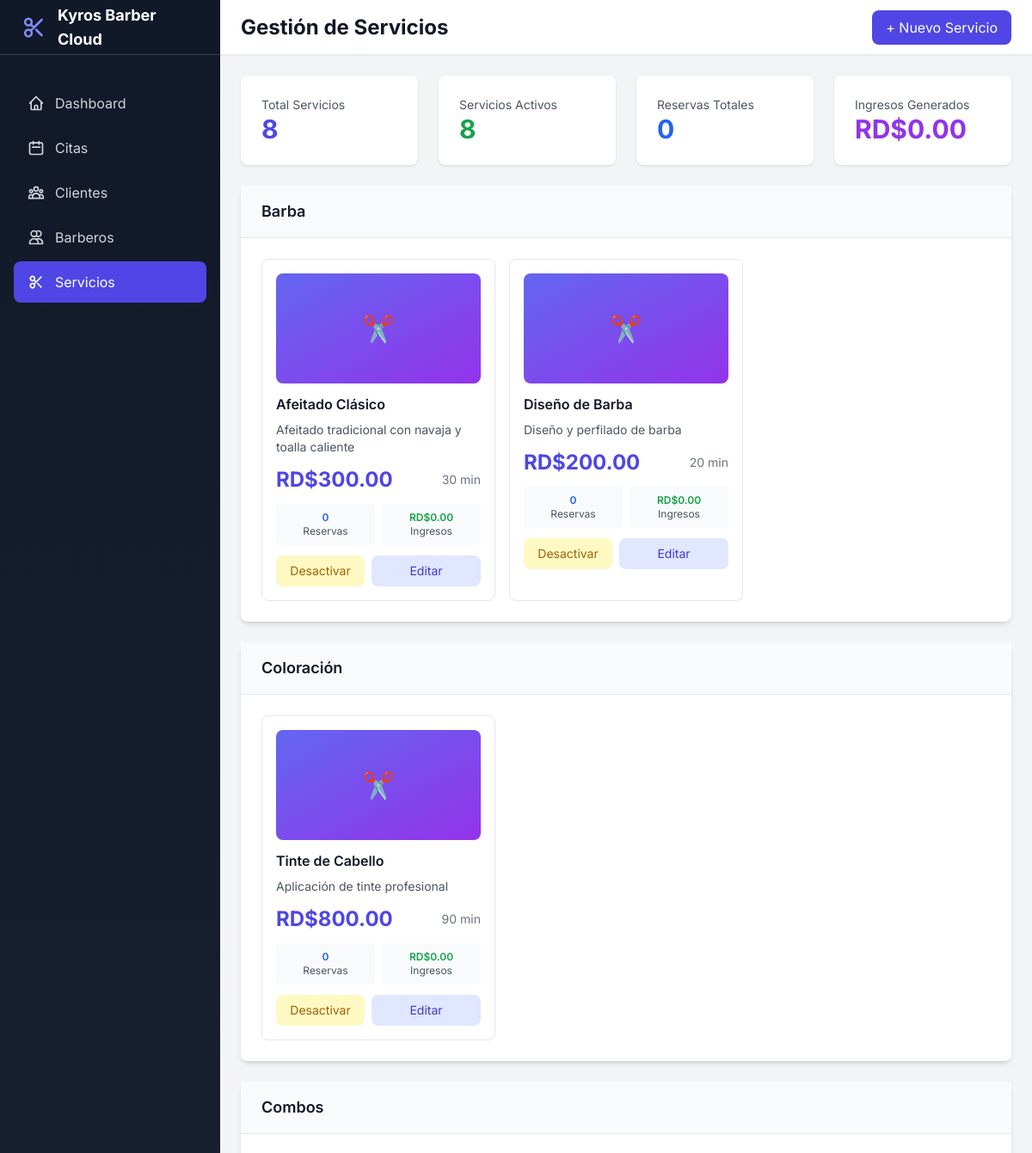
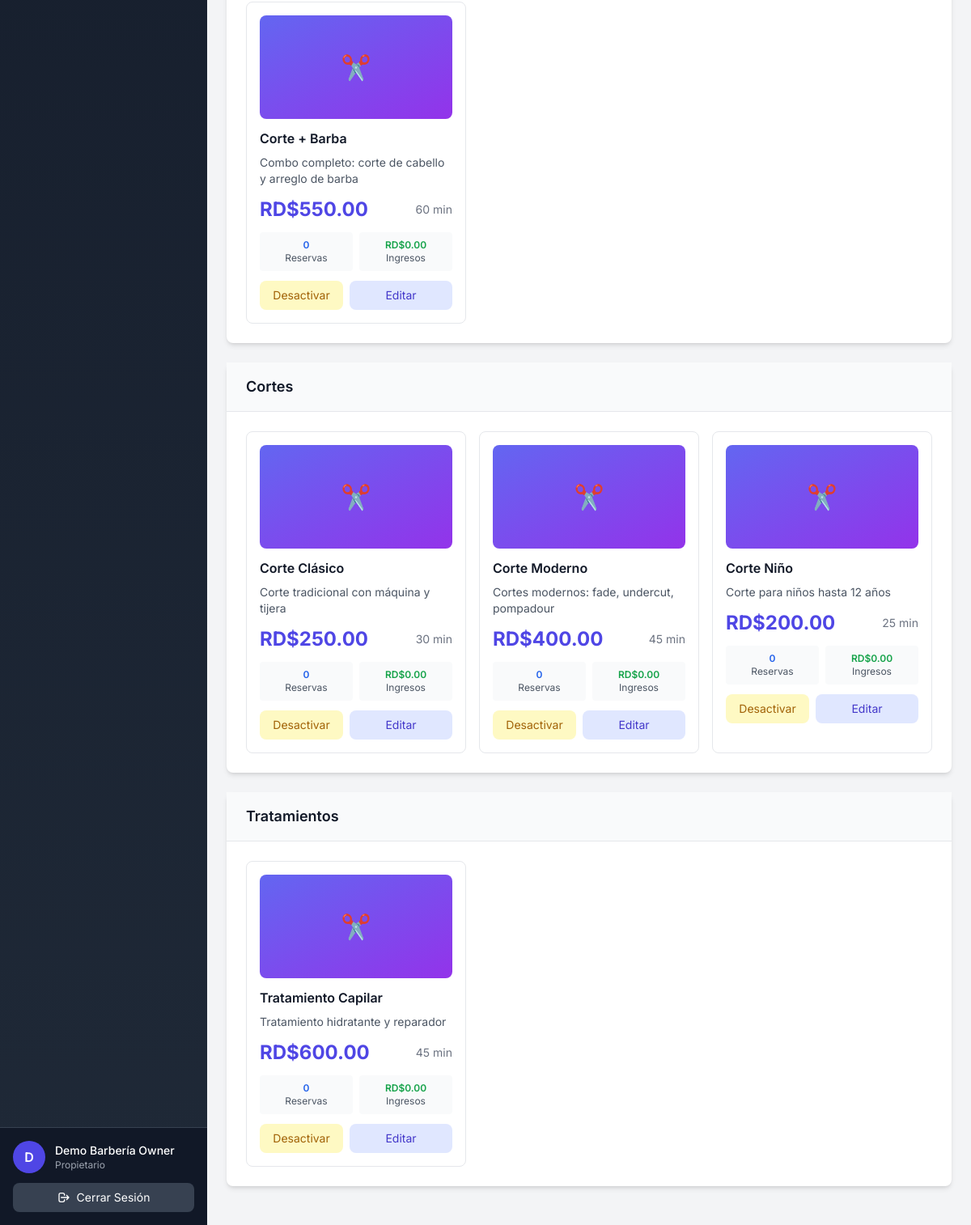
/dashboard/services.php (signed in), run on the app's committed database (2 pictures, top to bottom).
### tables this page shows
CREATE TABLE services (
    id INT AUTO_INCREMENT PRIMARY KEY,
    barbershop_id INT NOT NULL,
    name VARCHAR(255) NOT NULL,
    description TEXT,
    duration INT NOT NULL COMMENT 'Duración en minutos',
    price DECIMAL(10, 2) NOT NULL,
    image VARCHAR(255),
    category VARCHAR(100),
    is_active BOOLEAN DEFAULT TRUE,
    display_order INT DEFAULT 0,
    created_at TIMESTAMP DEFAULT CURRENT_TIMESTAMP,
    updated_at TIMESTAMP DEFAULT CURRENT_TIMESTAMP ON UPDATE CURRENT_TIMESTAMP,
    FOREIGN KEY (barbershop_id) REFERENCES barbershops(id) ON DELETE CASCADE,
    INDEX idx_barbershop (barbershop_id),
    INDEX idx_active (is_active)
);

### core/Database.php (called while the page is built, shortened)
<?php
class Database {
    private static $instance = null;
    private $connection;
    private function __construct() {
        try {
            $dsn = "mysql:host=" . DB_HOST . ";dbname=" . DB_NAME . ";charset=" . DB_CHARSET;
            $options = [
                PDO::ATTR_ERRMODE => PDO::ERRMODE_EXCEPTION,
                PDO::ATTR_DEFAULT_FETCH_MODE => PDO::FETCH_ASSOC,
                PDO::ATTR_EMULATE_PREPARES => false,
            ];
            $this->connection = new PDO($dsn, DB_USER, DB_PASS, $options);
        } catch (PDOException $e) {
            if (ENVIRONMENT === 'development') {
                die("Error de conexión: " . $e->getMessage());
            } else {
                die("Error de conexión a la base de datos");
            }
        }
    }
    public static function getInstance() {
        if (self::$instance === null) {
            self::$instance = new self();
        }
        return self::$instance;
    }
    public function query($sql, $params = []) {
        try {
            $stmt = $this->connection->prepare($sql);
            $stmt->execute($params);
            return $stmt;
        } catch (PDOException $e) {
            error_log("Database Query Error: " . $e->getMessage());
            throw $e;
        }
    }
    public function fetchAll($sql, $params = []) {
        return $this->query($sql, $params)->fetchAll();
    }
}

### core/Helpers.php (called while the page is built, shortened)
<?php
function e($string) {
    return htmlspecialchars($string, ENT_QUOTES, 'UTF-8');
}
function formatPrice($amount) {
    return 'RD$' . number_format($amount, 2, '.', ',');
}

### dashboard/services.php (the view, shortened to what this page needs)
<?php
require_once BASE_PATH . '/core/Database.php';
require_once BASE_PATH . '/core/Helpers.php';
$db = Database::getInstance();
$barbershopId = $_SESSION['barbershop_id'];
$editService = null;
$services = $db->fetchAll("
    SELECT
        s.*,
        COUNT(DISTINCT a.id) as total_bookings,
        COALESCE(SUM(a.price), 0) as total_revenue
    FROM services s
    LEFT JOIN appointments a ON s.id = a.service_id AND a.status = 'completed'
    WHERE s.barbershop_id = ?
    GROUP BY s.id
    ORDER BY s.category, s.display_order, s.name
", [$barbershopId]);
$servicesByCategory = [];
foreach ($services as $service) {
    $cat = $service['category'] ?: 'General';
    if (!isset($servicesByCategory[$cat])) {
        $servicesByCategory[$cat] = [];
    }
    $servicesByCategory[$cat][] = $service;
}
include BASE_PATH . '/includes/header.php';
?>
<div class="min-h-screen bg-gray-100" x-data="{ sidebarOpen: false, showModal: false, showEditModal: <?php echo $editService ? 'true' : 'false'; ?> }">
    <?php include BASE_PATH . '/includes/sidebar-owner.php'; ?>
    <div class="lg:pl-64">
        <div class="sticky top-0 z-40 flex h-16 bg-white border-b border-gray-200 shadow-sm">
            <div class="flex items-center justify-between flex-1 px-4 sm:px-6">
                <h1 class="text-2xl font-bold text-gray-900">Gestión de Servicios</h1>
                <button @click="showModal = true" class="px-4 py-2 bg-indigo-600 text-white rounded-lg hover:bg-indigo-700">
                    + Nuevo Servicio
                </button>
            </div>
        </div>
        <main class="p-6">
            <div class="grid grid-cols-1 md:grid-cols-4 gap-6 mb-6">
                <div class="bg-white rounded-lg shadow p-6">
                    <p class="text-sm text-gray-600">Total Servicios</p>
                    <p class="text-3xl font-bold text-indigo-600"><?php echo count($services); ?></p>
                </div>
                <div class="bg-white rounded-lg shadow p-6">
                    <p class="text-sm text-gray-600">Servicios Activos</p>
                    <p class="text-3xl font-bold text-green-600">
                        <?php echo count(array_filter($services, fn($s) => $s['is_active'])); ?>
                    </p>
                </div>
                <div class="bg-white rounded-lg shadow p-6">
                    <p class="text-sm text-gray-600">Reservas Totales</p>
                    <p class="text-3xl font-bold text-blue-600">
                        <?php echo array_sum(array_column($services, 'total_bookings')); ?>
                    </p>
                </div>
                <div class="bg-white rounded-lg shadow p-6">
                    <p class="text-sm text-gray-600">Ingresos Generados</p>
                    <p class="text-3xl font-bold text-purple-600">
                        <?php echo formatPrice(array_sum(array_column($services, 'total_revenue'))); ?>
                    </p>
                </div>
            </div>
            <?php foreach ($servicesByCategory as $category => $categoryServices): ?>
            <div class="bg-white rounded-lg shadow-md mb-6">
                <div class="px-6 py-4 border-b border-gray-200 bg-gray-50">
                    <h2 class="text-lg font-semibold text-gray-900"><?php echo e($category); ?></h2>
                </div>
                <div class="p-6">
                    <div class="grid grid-cols-1 md:grid-cols-2 lg:grid-cols-3 gap-4">
                        <?php foreach ($categoryServices as $service): ?>
                        <div class="border border-gray-200 rounded-lg p-4 hover:shadow-lg transition <?php echo !$service['is_active'] ? 'opacity-50' : ''; ?>">
                            <?php if ($service['image']): ?>
                            <img src="<?php echo asset($service['image']); ?>" class="w-full h-32 object-cover rounded-lg mb-3" alt="<?php echo e($service['name']); ?>">
                            <?php else: ?>
                            <div class="w-full h-32 bg-gradient-to-br from-indigo-500 to-purple-600 rounded-lg mb-3 flex items-center justify-center text-white text-3xl">
                                ✂️
                            </div>
                            <?php endif; ?>
                            <h3 class="font-semibold text-gray-900 mb-2"><?php echo e($service['name']); ?></h3>
                            <p class="text-sm text-gray-600 mb-3 line-clamp-2"><?php echo e($service['description']); ?></p>
                            <div class="flex items-center justify-between mb-3">
                                <span class="text-2xl font-bold text-indigo-600"><?php echo formatPrice($service['price']); ?></span>
                                <span class="text-sm text-gray-500"><?php echo $service['duration']; ?> min</span>
                            </div>
                            <div class="grid grid-cols-2 gap-2 text-xs text-gray-600 mb-3">
                                <div class="bg-gray-50 rounded p-2 text-center">
                                    <p class="font-semibold text-blue-600"><?php echo $service['total_bookings']; ?></p>
                                    <p>Reservas</p>
                                </div>
                                <div class="bg-gray-50 rounded p-2 text-center">
                                    <p class="font-semibold text-green-600"><?php echo formatPrice($service['total_revenue']); ?></p>
                                    <p>Ingresos</p>
                                </div>
                            </div>
                            <div class="flex space-x-2">
                                <form method="POST" class="flex-1">
                                    <button type="submit" class="w-full px-3 py-2 text-sm rounded-lg
                                        <?php echo $service['is_active'] ? 'bg-yellow-100 text-yellow-700 hover:bg-yellow-200' : 'bg-green-100 text-green-700 hover:bg-green-200'; ?>">
                                        <?php echo $service['is_active'] ? 'Desactivar' : 'Activar'; ?>
                                    </button>
                                </form>
                                <a href="?edit=<?php echo $service['id']; ?>" class="flex-1 px-3 py-2 text-sm bg-indigo-100 text-indigo-700 rounded-lg hover:bg-indigo-200 text-center">
                                    Editar
                                </a>
                            </div>
                        </div>
                        <?php endforeach; ?>
                    </div>
                </div>
            </div>
            <?php endforeach; ?>
        </main>
    </div>
</div>
<?php include BASE_PATH . '/includes/footer.php'; ?>

### includes/header.php (style rules this page uses)
body { font-family: 'Inter', sans-serif; }

### data on the page
services: name "Afeitado Clásico", description "Afeitado tradicional con navaja y toalla caliente", price "RD$300.00", duration "30", total_bookings "0", total_revenue "RD$0.00", is_active "Desactivar"
services: name "Diseño de Barba", description "Diseño y perfilado de barba", price "RD$200.00", duration "20", total_bookings "0", total_revenue "RD$0.00", is_active "Desactivar"
services: name "Tinte de Cabello", description "Aplicación de tinte profesional", price "RD$800.00", duration "90", total_bookings "0", total_revenue "RD$0.00", is_active "Desactivar"
services: name "Corte + Barba", description "Combo completo: corte de cabello y arreglo de barba", price "RD$550.00", duration "60", total_bookings "0", total_revenue "RD$0.00", is_active "Desactivar"
services: name "Corte Clásico", description "Corte tradicional con máquina y tijera", price "RD$250.00", duration "30", total_bookings "0", total_revenue "RD$0.00", is_active "Desactivar"
services: name "Corte Moderno", description "Cortes modernos: fade, undercut, pompadour", price "RD$400.00", duration "45", total_bookings "0", total_revenue "RD$0.00", is_active "Desactivar"
services: name "Corte Niño", description "Corte para niños hasta 12 años", price "RD$200.00", duration "25", total_bookings "0", total_revenue "RD$0.00", is_active "Desactivar"
services: name "Tratamiento Capilar", description "Tratamiento hidratante y reparador", price "RD$600.00", duration "45", total_bookings "0", total_revenue "RD$0.00", is_active "Desactivar"

### other printed values
substr($_SESSION['user_name'] ?? 'O', 0, 1) "D"
$_SESSION['user_name'] "Demo Barbería Owner"
count($services) "8"
count(array_filter($services, fn($s) => $s['is_active'])) "8"
array_sum(array_column($services, 'total_bookings')) "0"
formatPrice(array_sum(array_column($services, 'total_revenue'))) "RD$0.00"
$category "Barba"
$category "Coloración"
$category "Combos"
$category "Cortes"
$category "Tratamientos"
